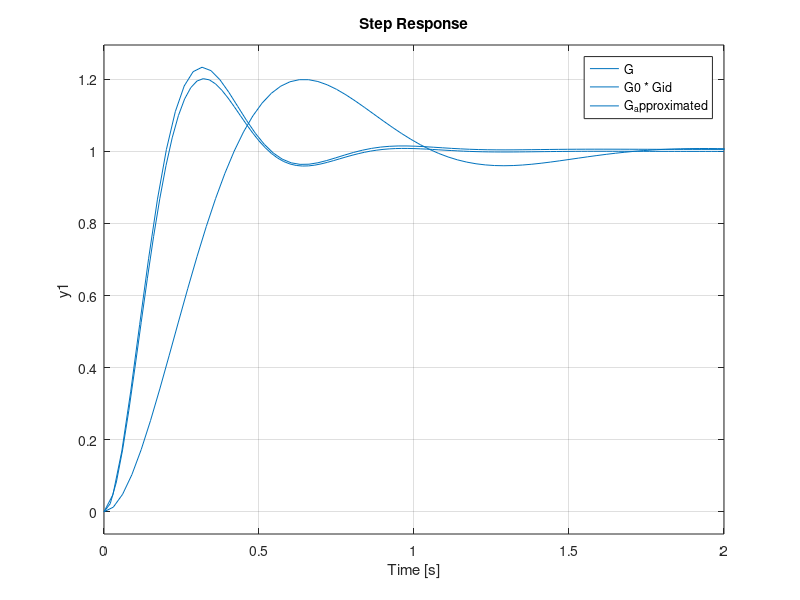

This figure's MATLAB source:
clc
clear

s = tf('s');

Mp = 20;
C = (-log(Mp/100))/sqrt(pi^2 + (log(Mp/100))^2) % ceta preku Mp%

G0 = 1/(s*(s+5))

rlocus(G0);
sgrid(C, 50);
ylim([-7 7])

% za ceta = 0.456 dominantnite polovi s1/s = -2.5 +- j4.88
% pri K = 30

K = 30;

%% Neidealen D-kompenzator
clc

Gd = (s+6)/(s+11.35)

rlocus(G0*Gd)
sgrid(C, 50)

%% za ceta = 0.456 Kd = 127, no se zema 113 za da se zachuva Mp% = 20%

Gd = 127 * (s+6)/(s+11.35)

step(feedback(G0*Gd, 1))

%% Neidealen I-kompenzator
clc

Gi = (s+0.1)/(s+0.01)

Kv = dcgain(s*G0*Gd)
e_stac = 1/Kv

Kv_comp = dcgain(s*G0*Gd*Gi)
e_stac_comp = 1/Kv_comp

rlocus(G0*Gd);
hold on
rlocus(G0*Gd*Gi)
sgrid(0.456, 50)
hold off;

%% g) aproksimacija so sistem od vtor red
clc

Gk = zpk(feedback(G0 * K, 1))

G0_id = zpk(feedback(G0 * Gd * Gi, 1))

G_approx = 127/(s^2 + 9.919*s + 119.4) % se ponishtuvaat polot vo 6.34 i nulata vo 6; se ponishtuvaat polot vo 0.1007 i nulata vo 0.1

G0_id_0 = dcgain(G0_id); % G0_id(0)
G_approx_0 = dcgain(G_approx); % G_approx(0)

approx_gain = G0_id_0/G_approx_0; % G0_id(0) = G_approx(0)

G_approx = G_approx * approx_gain

step(Gk);
hold on;
step(G0_id);
hold on;
step(G_approx);
legend('G', 'G0 * Gid', 'G_approximated')
hold off;
